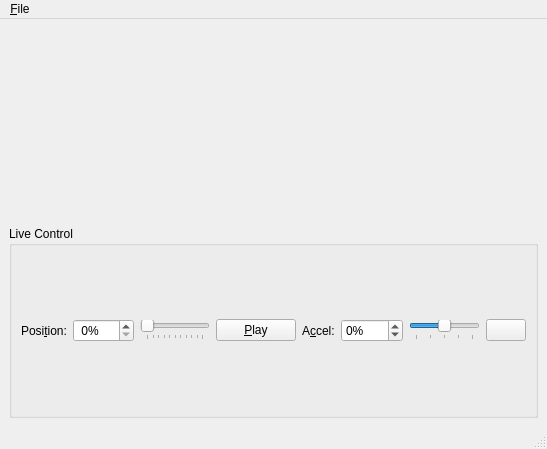
<?xml version="1.0" encoding="UTF-8"?>
<ui version="4.0">
 <class>MainWindow</class>
 <widget class="QMainWindow" name="MainWindow">
  <property name="geometry">
   <rect>
    <x>0</x>
    <y>0</y>
    <width>547</width>
    <height>449</height>
   </rect>
  </property>
  <property name="windowTitle">
   <string>MainWindow</string>
  </property>
  <widget class="QWidget" name="centralwidget">
   <layout class="QVBoxLayout" name="verticalLayout_2">
    <item>
     <widget class="RichTextEditorDialog" name="widget" native="true"/>
    </item>
    <item>
     <widget class="QGroupBox" name="groupBox">
      <property name="title">
       <string>Live Control</string>
      </property>
      <layout class="QVBoxLayout" name="verticalLayout">
       <item>
        <layout class="QHBoxLayout" name="horizontalLayout">
         <item>
          <widget class="QLabel" name="label">
           <property name="text">
            <string>Posi&amp;tion:</string>
           </property>
           <property name="buddy">
            <cstring>posBox</cstring>
           </property>
          </widget>
         </item>
         <item>
          <widget class="QSpinBox" name="posBox">
           <property name="suffix">
            <string>%</string>
           </property>
           <property name="prefix">
            <string> </string>
           </property>
           <property name="minimum">
            <number>0</number>
           </property>
           <property name="maximum">
            <number>100</number>
           </property>
          </widget>
         </item>
         <item>
          <widget class="QSlider" name="posSlider">
           <property name="minimum">
            <number>0</number>
           </property>
           <property name="maximum">
            <number>100</number>
           </property>
           <property name="orientation">
            <enum>Qt::Horizontal</enum>
           </property>
           <property name="tickPosition">
            <enum>QSlider::TicksBelow</enum>
           </property>
           <property name="tickInterval">
            <number>10</number>
           </property>
          </widget>
         </item>
         <item>
          <widget class="QPushButton" name="playBtn">
           <property name="text">
            <string>&amp;Play</string>
           </property>
          </widget>
         </item>
         <item>
          <widget class="QLabel" name="label_2">
           <property name="text">
            <string>A&amp;ccel:</string>
           </property>
           <property name="buddy">
            <cstring>accelBox</cstring>
           </property>
          </widget>
         </item>
         <item>
          <widget class="QSpinBox" name="accelBox">
           <property name="specialValueText">
            <string/>
           </property>
           <property name="suffix">
            <string>%</string>
           </property>
           <property name="prefix">
            <string/>
           </property>
           <property name="minimum">
            <number>-500</number>
           </property>
           <property name="maximum">
            <number>500</number>
           </property>
           <property name="value">
            <number>0</number>
           </property>
          </widget>
         </item>
         <item>
          <widget class="QSlider" name="accelSlider">
           <property name="minimum">
            <number>-500</number>
           </property>
           <property name="maximum">
            <number>500</number>
           </property>
           <property name="singleStep">
            <number>10</number>
           </property>
           <property name="pageStep">
            <number>50</number>
           </property>
           <property name="orientation">
            <enum>Qt::Horizontal</enum>
           </property>
           <property name="tickPosition">
            <enum>QSlider::TicksBelow</enum>
           </property>
           <property name="tickInterval">
            <number>250</number>
           </property>
          </widget>
         </item>
         <item>
          <widget class="QPushButton" name="accelResetBtn">
           <property name="text">
            <string/>
           </property>
          </widget>
         </item>
        </layout>
       </item>
      </layout>
     </widget>
    </item>
   </layout>
  </widget>
  <widget class="QMenuBar" name="menubar">
   <property name="geometry">
    <rect>
     <x>0</x>
     <y>0</y>
     <width>547</width>
     <height>25</height>
    </rect>
   </property>
   <widget class="QMenu" name="menuFile">
    <property name="title">
     <string>&amp;File</string>
    </property>
    <addaction name="actionOpen_Text_File"/>
    <addaction name="actionSave"/>
    <addaction name="actionSave_As"/>
    <addaction name="separator"/>
    <addaction name="actionSetup_Outputs"/>
    <addaction name="separator"/>
    <addaction name="actionExit"/>
   </widget>
   <addaction name="menuFile"/>
  </widget>
  <widget class="QStatusBar" name="statusbar"/>
  <action name="actionSetup_Outputs">
   <property name="text">
    <string>Setup Ou&amp;tput</string>
   </property>
  </action>
  <action name="actionExit">
   <property name="text">
    <string>E&amp;xit</string>
   </property>
  </action>
  <action name="actionOpen_Text_File">
   <property name="text">
    <string>&amp;Open File ...</string>
   </property>
  </action>
  <action name="actionSave">
   <property name="text">
    <string>&amp;Save</string>
   </property>
  </action>
  <action name="actionSave_As">
   <property name="text">
    <string>Save &amp;As ...</string>
   </property>
  </action>
 </widget>
 <customwidgets>
  <customwidget>
   <class>RichTextEditorDialog</class>
   <extends>QWidget</extends>
   <header>3rdparty/richtextedit/richtexteditor_p.h</header>
   <container>1</container>
  </customwidget>
 </customwidgets>
 <resources/>
 <connections>
  <connection>
   <sender>posBox</sender>
   <signal>valueChanged(int)</signal>
   <receiver>posSlider</receiver>
   <slot>setValue(int)</slot>
   <hints>
    <hint type="sourcelabel">
     <x>123</x>
     <y>508</y>
    </hint>
    <hint type="destinationlabel">
     <x>180</x>
     <y>508</y>
    </hint>
   </hints>
  </connection>
  <connection>
   <sender>posSlider</sender>
   <signal>valueChanged(int)</signal>
   <receiver>posBox</receiver>
   <slot>setValue(int)</slot>
   <hints>
    <hint type="sourcelabel">
     <x>274</x>
     <y>507</y>
    </hint>
    <hint type="destinationlabel">
     <x>109</x>
     <y>514</y>
    </hint>
   </hints>
  </connection>
  <connection>
   <sender>accelBox</sender>
   <signal>valueChanged(int)</signal>
   <receiver>accelSlider</receiver>
   <slot>setValue(int)</slot>
   <hints>
    <hint type="sourcelabel">
     <x>497</x>
     <y>509</y>
    </hint>
    <hint type="destinationlabel">
     <x>598</x>
     <y>505</y>
    </hint>
   </hints>
  </connection>
  <connection>
   <sender>accelSlider</sender>
   <signal>valueChanged(int)</signal>
   <receiver>accelBox</receiver>
   <slot>setValue(int)</slot>
   <hints>
    <hint type="sourcelabel">
     <x>675</x>
     <y>508</y>
    </hint>
    <hint type="destinationlabel">
     <x>513</x>
     <y>513</y>
    </hint>
   </hints>
  </connection>
 </connections>
</ui>
